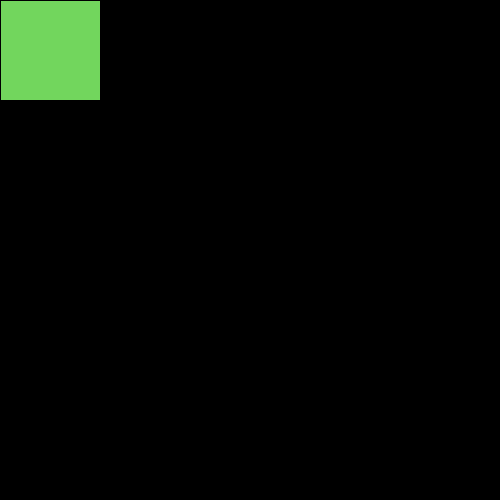
Frame 1 (no input)
Frame 60 (the mouse pressed at the canvas centre just before this capture): identical to frame 1, image omitted
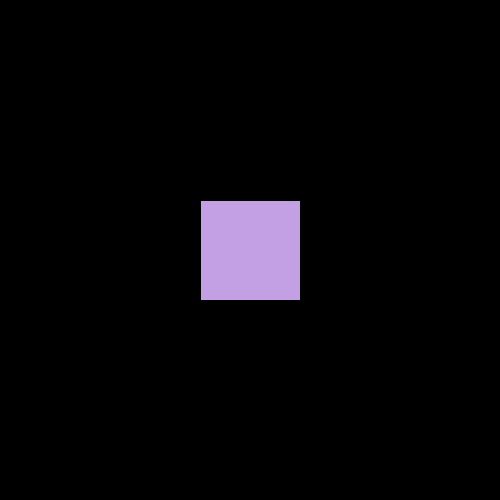
Frame 120 (the mouse held since frame 60 and released just before this capture)

The Processing sketch that drew these frames (run headless with seeded random() and noise(); from frame 60 on, the mouse is pressed at the canvas centre):

// Processing sketch: processing_133664
// ── processing_133664.pde

int posX;
int posY;
int x=100;
int y=100;
float distance;

void setup(){
  size(500,500);
}

void draw(){
  distance=dist(x,y,posX,posY);
  background(0);
  if(mousePressed==true){
    posX=mouseX-(x/2);
    posY=mouseY-(y/2);
  }
  if(mouseX>posX && mouseX<posX+x && mouseY>posY && mouseY<posY+y){
    fill(195,160,227);
  }
  else{
    fill(114,214,93);
  }
  rect(posX,posY,x,y);
}
